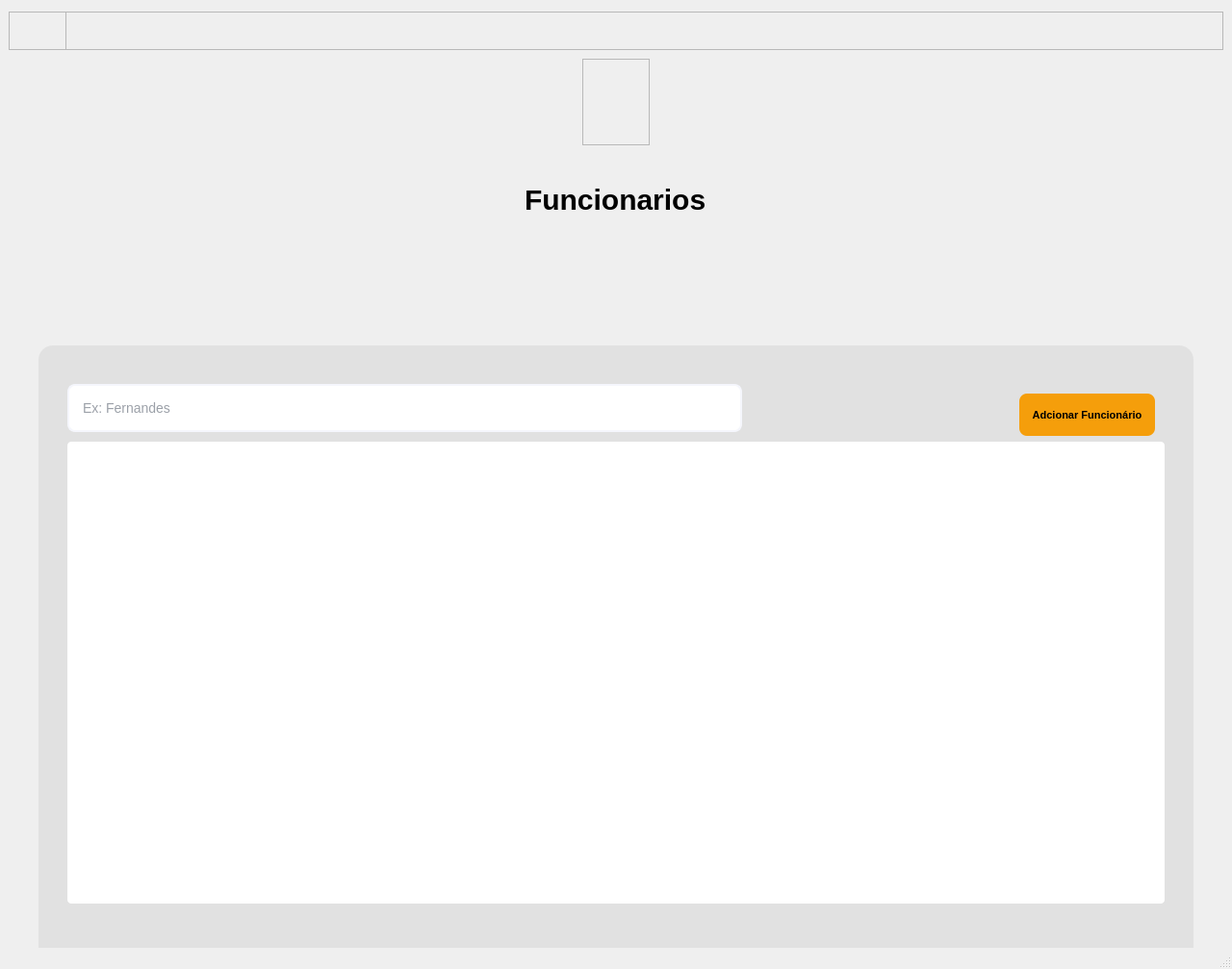
<?xml version="1.0" encoding="UTF-8"?>
<ui version="4.0">
 <class>MainWindow</class>
 <widget class="QMainWindow" name="MainWindow">
  <property name="geometry">
   <rect>
    <x>0</x>
    <y>0</y>
    <width>1280</width>
    <height>1007</height>
   </rect>
  </property>
  <property name="windowTitle">
   <string>MainWindow</string>
  </property>
  <widget class="QWidget" name="centralwidget">
   <layout class="QVBoxLayout" name="verticalLayout">
    <item>
     <widget class="QFrame" name="frame_2">
      <property name="minimumSize">
       <size>
        <width>0</width>
        <height>40</height>
       </size>
      </property>
      <property name="maximumSize">
       <size>
        <width>16777215</width>
        <height>40</height>
       </size>
      </property>
      <property name="frameShape">
       <enum>QFrame::StyledPanel</enum>
      </property>
      <property name="frameShadow">
       <enum>QFrame::Raised</enum>
      </property>
      <widget class="QFrame" name="frame_3">
       <property name="geometry">
        <rect>
         <x>0</x>
         <y>0</y>
         <width>60</width>
         <height>40</height>
        </rect>
       </property>
       <property name="minimumSize">
        <size>
         <width>60</width>
         <height>40</height>
        </size>
       </property>
       <property name="maximumSize">
        <size>
         <width>60</width>
         <height>40</height>
        </size>
       </property>
       <property name="frameShape">
        <enum>QFrame::StyledPanel</enum>
       </property>
       <property name="frameShadow">
        <enum>QFrame::Raised</enum>
       </property>
       <widget class="QPushButton" name="pushButton_3">
        <property name="geometry">
         <rect>
          <x>0</x>
          <y>0</y>
          <width>50</width>
          <height>50</height>
         </rect>
        </property>
        <property name="minimumSize">
         <size>
          <width>0</width>
          <height>0</height>
         </size>
        </property>
        <property name="maximumSize">
         <size>
          <width>166666</width>
          <height>16777215</height>
         </size>
        </property>
        <property name="cursor">
         <cursorShape>PointingHandCursor</cursorShape>
        </property>
        <property name="styleSheet">
         <string notr="true">QPushButton{
background: transparent;
border: none;
}</string>
        </property>
        <property name="text">
         <string/>
        </property>
        <property name="icon">
         <iconset>
          <normaloff>../imagem/icons/back.png</normaloff>../imagem/icons/back.png</iconset>
        </property>
        <property name="iconSize">
         <size>
          <width>32</width>
          <height>32</height>
         </size>
        </property>
        <property name="flat">
         <bool>false</bool>
        </property>
       </widget>
      </widget>
     </widget>
    </item>
    <item alignment="Qt::AlignHCenter">
     <widget class="QFrame" name="frame">
      <property name="minimumSize">
       <size>
        <width>70</width>
        <height>90</height>
       </size>
      </property>
      <property name="maximumSize">
       <size>
        <width>70</width>
        <height>90</height>
       </size>
      </property>
      <property name="frameShape">
       <enum>QFrame::StyledPanel</enum>
      </property>
      <property name="frameShadow">
       <enum>QFrame::Raised</enum>
      </property>
      <widget class="QLabel" name="label_2">
       <property name="geometry">
        <rect>
         <x>0</x>
         <y>0</y>
         <width>70</width>
         <height>90</height>
        </rect>
       </property>
       <property name="text">
        <string/>
       </property>
       <property name="pixmap">
        <pixmap>../imagem/MOTORMAX-LGO.png</pixmap>
       </property>
       <property name="scaledContents">
        <bool>true</bool>
       </property>
      </widget>
     </widget>
    </item>
    <item alignment="Qt::AlignHCenter">
     <widget class="QLabel" name="label">
      <property name="minimumSize">
       <size>
        <width>0</width>
        <height>80</height>
       </size>
      </property>
      <property name="maximumSize">
       <size>
        <width>16777215</width>
        <height>80</height>
       </size>
      </property>
      <property name="font">
       <font>
        <pointsize>1</pointsize>
        <weight>75</weight>
        <italic>false</italic>
        <bold>true</bold>
       </font>
      </property>
      <property name="styleSheet">
       <string notr="true">QLabel{
font-size: 30px;
font: bold;
margin-top: 30px;
margin-bottom: 15px;
}</string>
      </property>
      <property name="text">
       <string>Funcionarios</string>
      </property>
     </widget>
    </item>
    <item alignment="Qt::AlignHCenter">
     <widget class="QFrame" name="card">
      <property name="enabled">
       <bool>true</bool>
      </property>
      <property name="minimumSize">
       <size>
        <width>1200</width>
        <height>720</height>
       </size>
      </property>
      <property name="maximumSize">
       <size>
        <width>1200</width>
        <height>500</height>
       </size>
      </property>
      <property name="font">
       <font>
        <pointsize>12</pointsize>
        <kerning>true</kerning>
       </font>
      </property>
      <property name="styleSheet">
       <string notr="true">QFrame{
background-color: rgba(220, 220, 220, 200);
border-radius: 15px;
}</string>
      </property>
      <property name="frameShape">
       <enum>QFrame::StyledPanel</enum>
      </property>
      <property name="frameShadow">
       <enum>QFrame::Raised</enum>
      </property>
      <widget class="QTableWidget" name="tableWidget">
       <property name="geometry">
        <rect>
         <x>30</x>
         <y>100</y>
         <width>1140</width>
         <height>480</height>
        </rect>
       </property>
       <property name="styleSheet">
        <string notr="true">background: white;
border-radius: 4px;</string>
       </property>
      </widget>
      <widget class="QPushButton" name="pushButton">
       <property name="geometry">
        <rect>
         <x>1019</x>
         <y>50</y>
         <width>141</width>
         <height>44</height>
        </rect>
       </property>
       <property name="cursor">
        <cursorShape>PointingHandCursor</cursorShape>
       </property>
       <property name="styleSheet">
        <string notr="true">QPushButton{
background-color: #f59e0b;
color: black;
border: none;
border-radius: 8px;
padding: 12px;
font-size: 11px;
font-weight: bold;
min-height: 20px;
}

QPushButton:hover{
background-color: #d97706;
}

QPushButton:pressed{
background-color: #b45309;
}

QPushButton:disabled{
background-color: #582503;
}</string>
       </property>
       <property name="text">
        <string>Adcionar Funcionário</string>
       </property>
      </widget>
      <widget class="QLineEdit" name="lineEdit">
       <property name="geometry">
        <rect>
         <x>30</x>
         <y>40</y>
         <width>701</width>
         <height>50</height>
        </rect>
       </property>
       <property name="font">
        <font>
         <pointsize>1</pointsize>
        </font>
       </property>
       <property name="styleSheet">
        <string notr="true">QLineEdit {
border: 2px solid rgb(245, 246, 252);
border-radius: 8px;
padding: 12px;
font-size: 14px;
color: #374151;
}

QLineEdit:hover{
background-color: rgb(234, 236, 240);
}

QLineEdit:focus{
border: 2px solid #7f8082;
}</string>
       </property>
       <property name="placeholderText">
        <string>Ex: Fernandes</string>
       </property>
      </widget>
      <widget class="QPushButton" name="pushButton_2">
       <property name="geometry">
        <rect>
         <x>690</x>
         <y>40</y>
         <width>40</width>
         <height>50</height>
        </rect>
       </property>
       <property name="cursor">
        <cursorShape>PointingHandCursor</cursorShape>
       </property>
       <property name="styleSheet">
        <string notr="true">QPushButton{
border: none;
background-color: transparent;
}
</string>
       </property>
       <property name="text">
        <string/>
       </property>
       <property name="icon">
        <iconset>
         <normaloff>../imagem/icons/research.png</normaloff>../imagem/icons/research.png</iconset>
       </property>
       <property name="iconSize">
        <size>
         <width>30</width>
         <height>30</height>
        </size>
       </property>
      </widget>
     </widget>
    </item>
   </layout>
  </widget>
  <widget class="QMenuBar" name="menubar">
   <property name="geometry">
    <rect>
     <x>0</x>
     <y>0</y>
     <width>1280</width>
     <height>21</height>
    </rect>
   </property>
  </widget>
  <widget class="QStatusBar" name="statusbar"/>
 </widget>
 <resources/>
 <connections/>
</ui>
